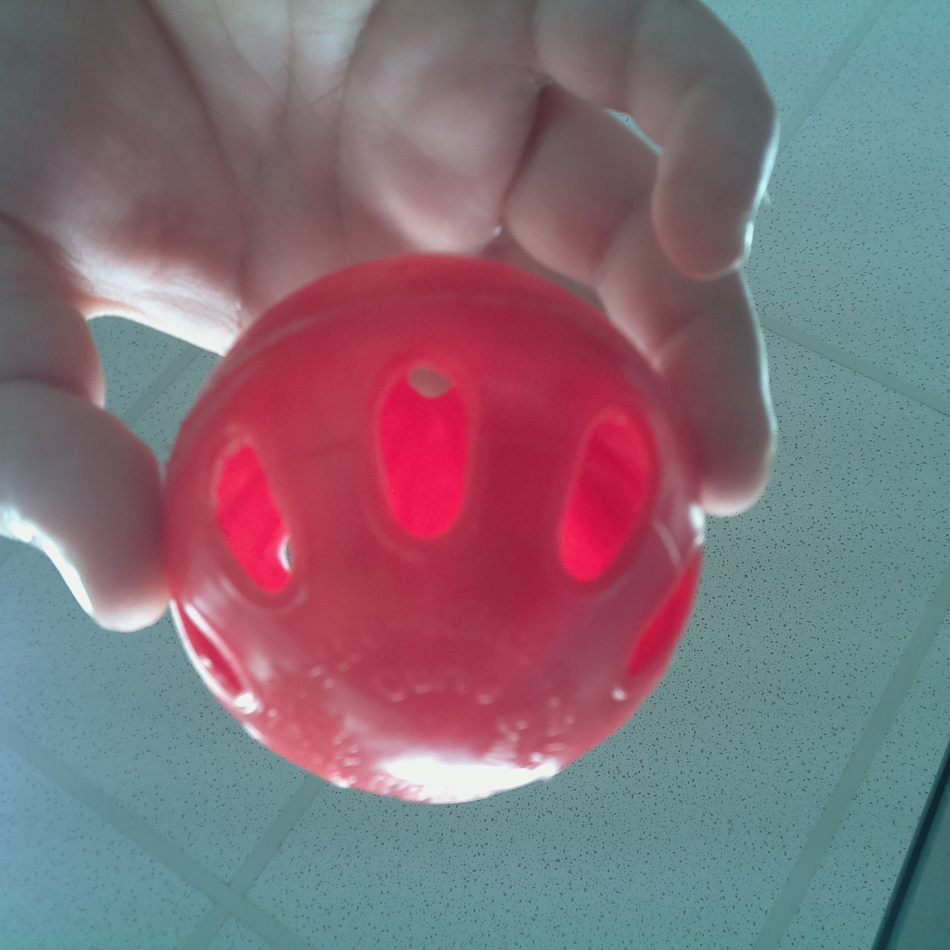
#> input picture testimg.jpg, 1900 x 1900 px (shown at 1/2 size)
$ python sandbox.py
#> lines starting #> are read from the running program, lines starting #| are printed output that depends on the picture
import numpy as np
import cv2
#import time
from PIL import Image

# # # testjpg = Image.open('./testimg.jpg')
# # # copyjpg = Image.open('./img2.jpg')
# # # copyimg = np.array(copyjpg)
# # # testimg = np.array(testjpg)
testimg = cv2.imread('./testimg.jpg')
#> testimg is the input picture: shape (1900, 1900, 3); mean B, G, R 120.6, 111.2, 129.5
copyimg = cv2.imread('./img2.jpg')
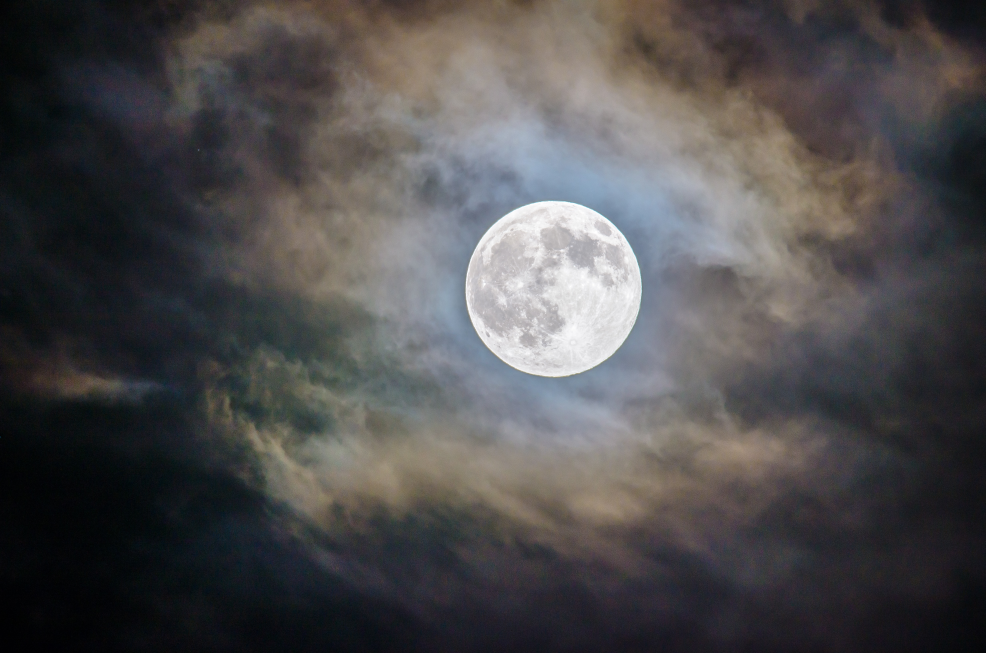
#> input picture img2.jpg, 4928 x 3264 px (shown at 1/5 size)
#> copyimg is the input picture: shape (3264, 4928, 3); mean B, G, R 77.7, 76.7, 78.4

def captureMLFrame(imagein, copyin):
    mlimg = cv2.resize(imagein, (224, 224))
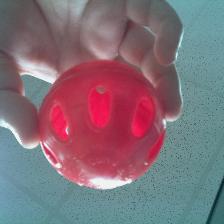
#> mlimg: shape (224, 224, 3); mean B, G, R 120.5, 111.1, 129.4
#     copywidth, copyheight = int(copyin.shape[1] * 0.5), int(copyin.shape[0] * 0.5)
#     copydim = (copywidth, copyheight)
#     copyframe = cv2.resize(copyin, copydim)
    dim = (100, int(copyin.shape[0] * (100 / copyin.shape[1])))
#> dim = (100, 66)
    cv2.resize(copyin, dim, interpolation = cv2.INTER_AREA)
    y0, dy = 25, 20
    labstring = ("this is \nsome \ntext on \nscreen.")
    for i, line in enumerate(labstring.split('\n')):
        y = y0 + i*dy
        mlframe = cv2.putText(
        img=copyin,
        text=line,
        org=(10, y),
        fontFace=cv2.FONT_HERSHEY_SIMPLEX,
        fontScale=1,
        color=(0, 222, 222))
            #******
            #for each line in the label string, lines splitting with a newline:
            #put the text a distance down from the previous line
            #build the cv2 frame with:
            #this image
            #the text we just formatted
            #text starting at this origin
            #in this font
            #at this size
            #in this bgr color
            #******
        cv2.imshow("MLFrame", mlframe)
        cv2.waitKey(1)
        #cv2.resizeWindow("MLFrame", 640,480)
            #show the image and text
            #key2 = cv2.waitKey(1) & 0xFF
            #grab keypresses

        #if key2 == ord("q"):
            #return(0)
        #if x is pressed close this

captureMLFrame(testimg, copyimg)
#cv2.resizeWindow("MLFrame", 1600,900)
cv2.waitKey(0)
